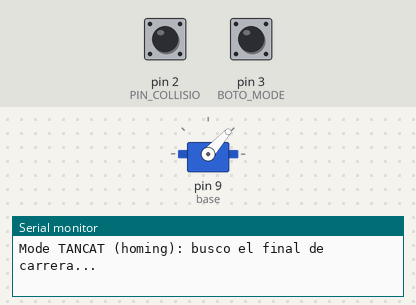
Recording of a sketch running on a simulated Arduino Uno, built with avr-gcc and run on an emulated ATmega328P. Shown: servo, the last lines printed to the serial monitor. Inputs (shaded band) come from the test bench; at power-on: pin 2 (PIN_COLLISIO) HIGH, pin 3 (BOTO_MODE) HIGH.

Above: at 2.04 s.
2.1 s: pin 2 (PIN_COLLISIO) pulled LOW for 0.15 s
3.7 s: pin 3 (BOTO_MODE) pulled LOW for 0.15 s
At 5.4 s:
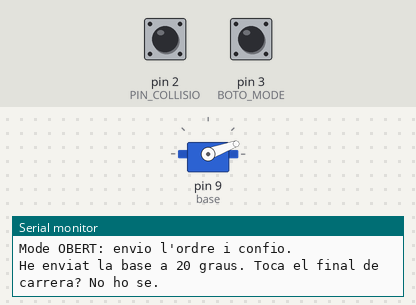
6.8 s: pin 3 (BOTO_MODE) pulled LOW for 1 s
At 8.8 s:
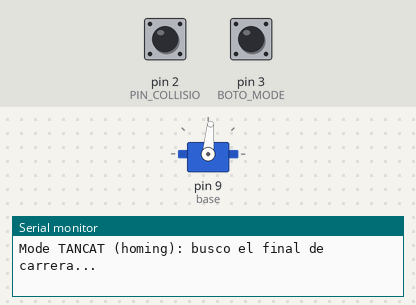
10.8 s: pin 2 (PIN_COLLISIO) pulled LOW for 1 s
At 10.8 s:
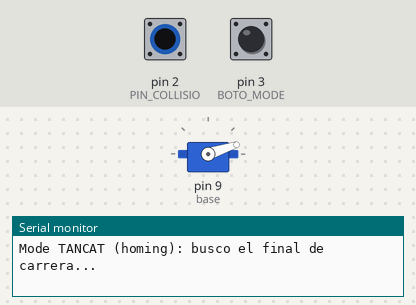
13.3 s: pin 3 (BOTO_MODE) pulled LOW for 3.2 s
At 17.1 s:
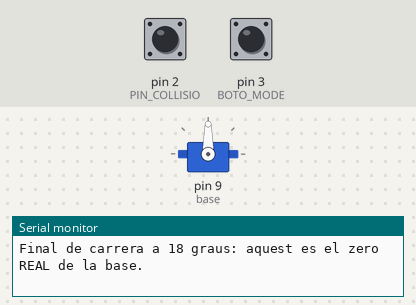
19.5 s: pin 3 (BOTO_MODE) pulsed LOW 2 times (0.12 s each, 0.3 s apart)
At 23.5 s:
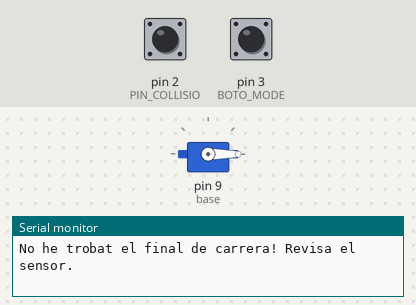
Timing chart, 0 to 24.1 s (numbered marks = the images above; inputs shaded):
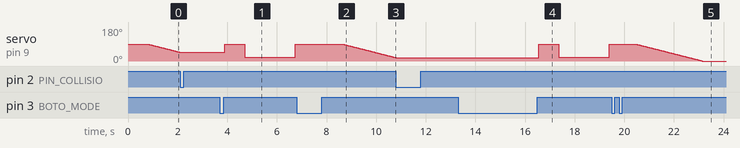

Measured:
- after the input at 2.1 s, servo on pin 9 (base): stays 46° (without the input it goes to 45° after 0.02 s)
- after the input at 3.7 s, servo on pin 9 (base): 46° → 90° after 0.20 s, → 20° 0.80 s later, → 90° 2.0 s later
- after the input at 6.8 s, servo on pin 9 (base): moves from 90° to 18° over 2.1 s, starting after 1.9 s
- after the input at 10.8 s, servo on pin 9 (base): stays 18° (without the input it goes to 17° after 0.02 s)
- after the input at 13.3 s, servo on pin 9 (base): 18° → 90° after 3.3 s, → 20° 0.80 s later, → 90° 2.0 s later
- after the input at 19.5 s, servo on pin 9 (base): moves from 90° to 0° over 2.7 s, starting after 0.97 s

The sketch:

01_llac_obert_vs_tancat.ino
```cpp
/*
  SA6 - 01_llac_obert_vs_tancat.ino
  Llac OBERT vs llac TANCAT amb la base del brac.
  - Mode OBERT: la base rep l'ordre d'anar a ANGLE_OBJECTIU i el programa
    CONFIA que hi ha arribat. No ho comprova.
  - Mode TANCAT (HOMING): la base gira a poc a poc fins que el final de
    carrera (el sensor de col.lisio) toca. Aquell angle es el zero REAL.
  El polsador A canvia de mode i torna a comencar.
  Circuit: servo base=9 (piles + GND comu); sensor de col.lisio D2
           (INPUT_PULLUP, LOW = toca); polsador A entre D3 i GND.
  Mira el Monitor serie (9600).
  Quan: S1 - modelatge
*/

#include <Servo.h>

const int PIN_COLLISIO = 2;
const int BOTO_MODE = 3;

const int ANGLE_INICI = 90;
const int ANGLE_OBJECTIU = 20;         // on CREIEM que hi ha el final de carrera
const unsigned long PAS_HOMING = 30;   // ms per grau: a poc a poc

Servo base;

bool modeTancat = true;
int angle = ANGLE_INICI;
bool acabat = false;

void comenca() {
  angle = ANGLE_INICI;
  base.write(angle);
  delay(800);                          // temps per tornar a l'inici
  acabat = false;
  if (modeTancat) {
    Serial.println("Mode TANCAT (homing): busco el final de carrera...");
  } else {
    Serial.println("Mode OBERT: envio l'ordre i confio.");
  }
}

void setup() {
  Serial.begin(9600);
  pinMode(PIN_COLLISIO, INPUT_PULLUP);
  pinMode(BOTO_MODE, INPUT_PULLUP);
  base.write(ANGLE_INICI);
  base.attach(9);
  comenca();
}

void loop() {
  // El polsador canvia de mode i torna a comencar
  if (digitalRead(BOTO_MODE) == LOW) {
    modeTancat = !modeTancat;
    while (digitalRead(BOTO_MODE) == LOW) { }   // espera que el deixis anar
    delay(50);
    comenca();
  }

  if (acabat) return;                  // ja ha fet la seva feina

  if (!modeTancat) {
    // LLAC OBERT: una ordre i prou. Hi som? El programa no ho sap.
    base.write(ANGLE_OBJECTIU);
    Serial.print("He enviat la base a ");
    Serial.print(ANGLE_OBJECTIU);
    Serial.println(" graus. Toca el final de carrera? No ho se.");
    delay(2000);
    // Si el sensor era abans de l'objectiu, el servo hi estaria empenyent:
    // el tornem a l'inici per no forcar-lo (el llac obert no ho sabria!)
    base.write(ANGLE_INICI);
    acabat = true;
  } else {
    // LLAC TANCAT: el sensor diu quan hem arribat
    if (digitalRead(PIN_COLLISIO) == LOW) {
      Serial.print("Final de carrera a ");
      Serial.print(angle);
      Serial.println(" graus: aquest es el zero REAL de la base.");
      acabat = true;
    } else if (angle <= 0) {
      Serial.println("No he trobat el final de carrera! Revisa el sensor.");
      acabat = true;
    } else {
      angle = angle - 1;
      base.write(angle);
      delay(PAS_HOMING);
    }
  }
}
```
